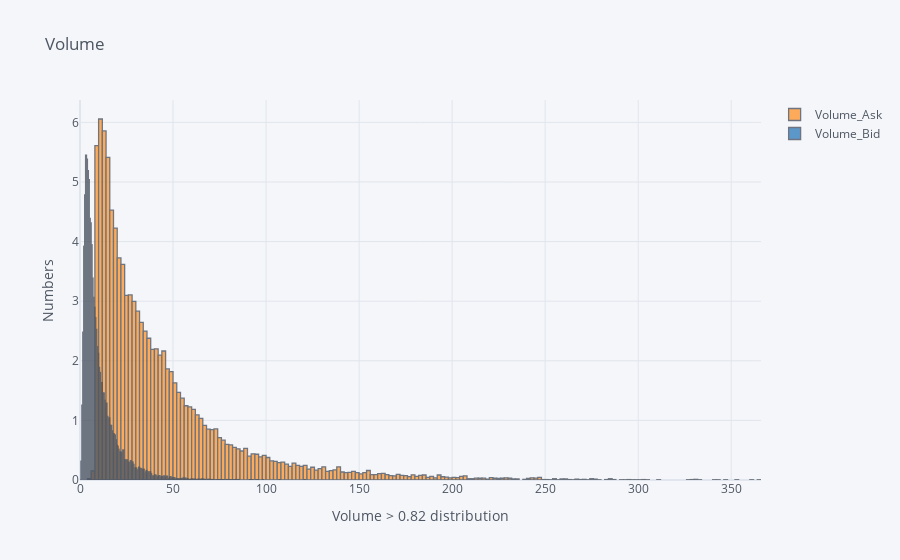

Notebook source saved alongside this figure:
### Code cell
# Interactive Plots: I prefer these
import cufflinks as cf
cf.go_offline()

vol_350k[['Volume_Ask', 'Volume_Bid']].iplot(
                            kind='hist',
                            histnorm='percent',
                            barmode='overlay',
                            xTitle='Volume > 0.82 distribution',
                            yTitle='Numbers',
                            title='Volume')

### Figure 1 — Plotly figure (JSON) as saved in the notebook; plotly's stock layout.template omitted (floating-point values rounded to 4 significant figures; data arrays with more than 128 entries replaced by an {"elided": "..."} marker saying what was removed)
{"data": [{"histfunc": "count", "histnorm": "percent", "marker": {"color": "rgba(255, 153, 51, 1.0)", "line": {"color": "#4D5663", "width": 1.3}}, "name": "Volume_Ask", "opacity": 0.8, "orientation": "v", "x": {"elided": "27539 float values"}, "type": "histogram"}, {"histfunc": "count", "histnorm": "percent", "marker": {"color": "rgba(55, 128, 191, 1.0)", "line": {"color": "#4D5663", "width": 1.3}}, "name": "Volume_Bid", "opacity": 0.8, "orientation": "v", "x": {"elided": "27539 float values"}, "type": "histogram"}], "layout": {"barmode": "overlay", "legend": {"bgcolor": "#F5F6F9", "font": {"color": "#4D5663"}}, "paper_bgcolor": "#F5F6F9", "plot_bgcolor": "#F5F6F9", "title": {"font": {"color": "#4D5663"}, "text": "Volume"}, "xaxis": {"gridcolor": "#E1E5ED", "showgrid": true, "tickfont": {"color": "#4D5663"}, "title": {"font": {"color": "#4D5663"}, "text": "Volume > 0.82 distribution"}, "zerolinecolor": "#E1E5ED"}, "yaxis": {"gridcolor": "#E1E5ED", "showgrid": true, "tickfont": {"color": "#4D5663"}, "title": {"font": {"color": "#4D5663"}, "text": "Numbers"}, "zerolinecolor": "#E1E5ED"}}}
